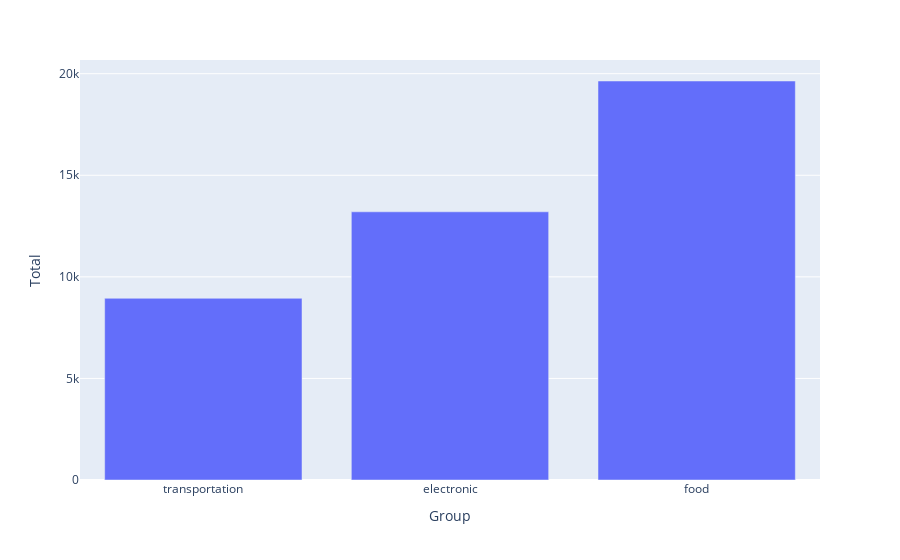

The notebook cell saved with this chart:
### Code cell
fig = px.bar(totals, x='Group', y='Total')
fig.update_xaxes(categoryorder="total ascending")
fig.show()

### Figure 1 — Plotly figure (JSON) as saved in the notebook; plotly's stock layout.template omitted (floating-point values rounded to 4 significant figures)
{"data": [{"alignmentgroup": "True", "hovertemplate": "Group=%{x}<br>Total=%{y}<extra></extra>", "legendgroup": "", "marker": {"color": "#636efa", "pattern": {"shape": ""}}, "name": "", "offsetgroup": "", "orientation": "v", "showlegend": false, "textposition": "auto", "type": "bar", "x": ["food", "transportation", "electronic"], "xaxis": "x", "y": [19640.0, 8944.0, 13202], "yaxis": "y"}], "layout": {"barmode": "relative", "legend": {"tracegroupgap": 0}, "margin": {"t": 60}, "xaxis": {"anchor": "y", "categoryorder": "total ascending", "domain": [0, 1], "title": {"text": "Group"}}, "yaxis": {"anchor": "x", "domain": [0, 1], "title": {"text": "Total"}}}}
